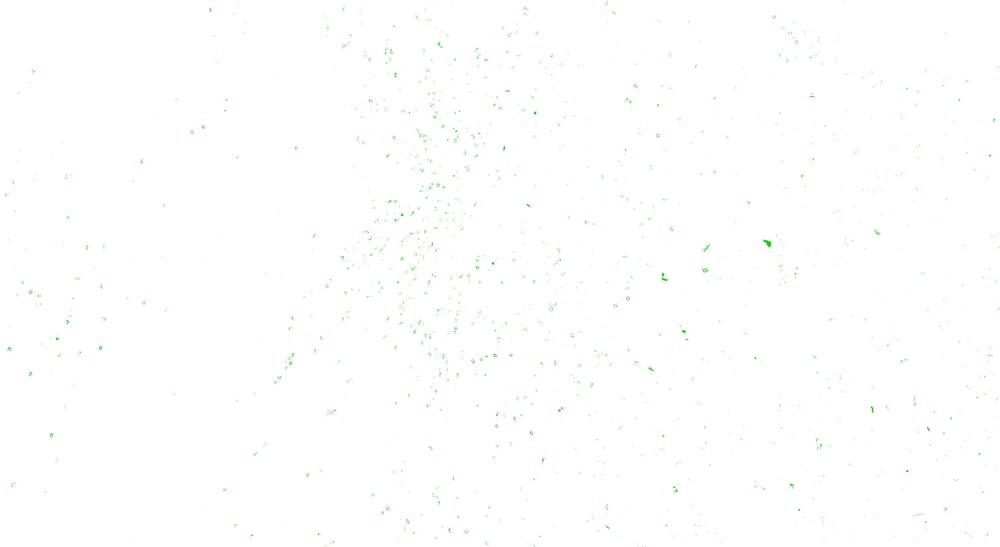
#> input picture Digital_segmentation_BRCA_547_Capstone/Pipeline_test_4_10_22/Pipeline_test_5/Individual_Clusters/19/4/0.jpg, 1000 x 547 px, shrunk from 4523 x 2474 before the run, given in place of test_5.tif, which was not available
$ jupyter execute TIL_Pipeline_5.ipynb   (shell and % lines are left out)   (text cells are left out)
#> lines starting #> are read from the running program, lines starting #| are printed output that depends on the picture; pictures that were not available may be replaced by others from this repository, and a replacement may not be noted
[cell 1]
# Libraries

import os
import cv2
import numpy as np
import pandas as pd
from tqdm import tqdm
import matplotlib as mpl
import matplotlib.pyplot as plt

[cell 2]
# Setting Parameters for Matplotlib

mpl.rcParams['lines.linewidth'] = 2
mpl.rcParams['figure.figsize'] = (8, 6)
mpl.rcParams['font.size'] = 15

[cell 3]
# Defining colors for clustering

colors = [np.array([204, 0, 0]), np.array([204, 204, 0]), np.array([0, 204, 0]),
          np.array([0, 153, 153]), np.array([102, 0, 204]), np.array([102, 0, 51]),
         np.array([51, 153, 255])]

[cell 4]
# Importing .tif file

img = cv2.imread('test_5.tif')
#> img is the input picture: shape (547, 1000, 3); mean B, G, R 254.1, 254.6, 254.1

[cell 5]
# Defining a path for individual cluster analysis

individual_path = "/Users/yanyaohan/Desktop/Pipeline_test_5/Individual_Clusters/"

[cell 6]
# Defining a model for a required number of clusters

# Three outputs
#compact = compactness (sum of squared of distances)
#labels = required labels
#center = center of each cluster (represents the color profile)

def cluster_model(cluster_num, img=img):
#> called with cluster_num = 19
    img2 = img.reshape((-1, 3))
    img2 = np.float32(img2)

    # We define criteria based on epsilon and number of iterations i.e. whichever is achieved first
    criteria = (cv2.TERM_CRITERIA_EPS + cv2.TermCriteria_MAX_ITER, 10, 0.1)
    # Number of clusters
    k = cluster_num
    # Number of attempts (no. of times algo is executed using different labellings)
    attempts = 10

    compact, label, center = cv2.kmeans(img2, k, None, criteria, attempts, cv2.KMEANS_RANDOM_CENTERS)
#> compact = 2129530.7; center = 19 rows, first 8: [190.5, 235.8, 189.9], [209.5, 232.3, 208.4], [217.6, 225, 217.1], [82.73, 177.3, 82.51], [201.6, 215.9, 200.4], [221.2, 240.9, 220.3], [181.7, 209.1, 180.4], [129.1, 192.7, 128.5]

    return compact, label, center

[cell 7]
# Lets do it for 19 clusters right now

compact_19, label_19, center_19 = cluster_model(19)
#> compact_19 = 2129530.7; center_19 has the same summary as center in cluster_model

[cell 8]
# Visualizing each individual cluster

def single_cluster_extraction(cluster_num, tot_clust,
                              center, label):

    new_center = np.zeros(center.shape)

    for i in range(len(center)):
        if i == cluster_num:
            col = np.random.randint(0, 6)
            new_center[i] = colors[col]
        else:
            new_center[i] = np.array([255, 255, 255])

    new_center = np.uint8(new_center)
    df = pd.DataFrame(label)
    df[0] = df[0].apply(lambda x: cluster_num if x==cluster_num else cluster_num-1)
    lab_new = np.array(df)
    new_res = new_center[lab_new.flatten()]
    new_res = new_res.reshape((img.shape))
    plt.imsave(individual_path + str(tot_clust) +
               "/Clusters/" + str(cluster_num) +
               ".jpg", new_res)

    return None

[cell 9]
# Extracting total number of individual clusters:

tot_cluster = 19

for clust_num in tqdm(range(tot_cluster)):
    single_cluster_extraction(clust_num, tot_cluster,
                             center_19, label_19)
#> this loop made 19 passes
#> pass 1, in single_cluster_extraction, `plt.imsave(individual_path + str(tot_clust) + "/Clusters/" + str(clust..`:
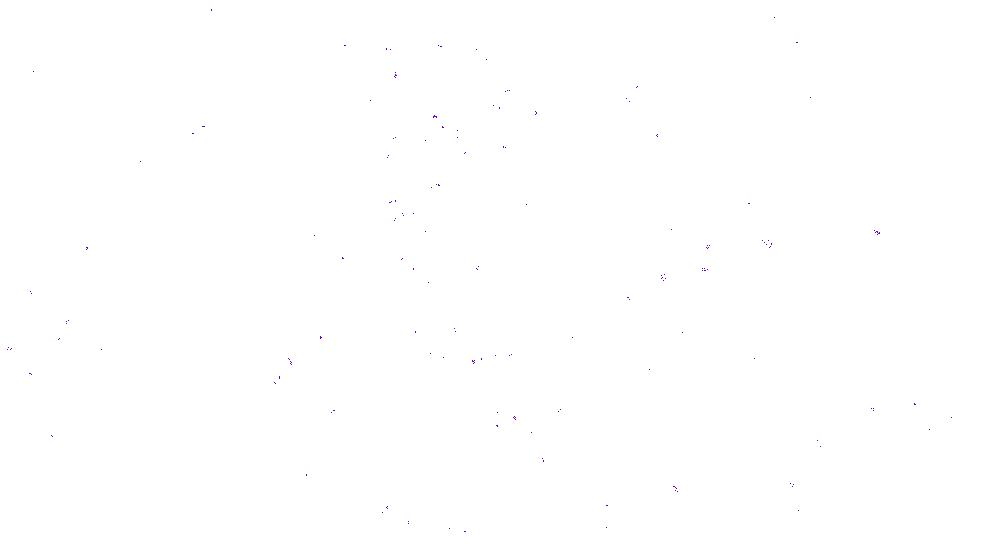
#> saved as 0.jpg: shape (547, 1000, 3); mean R, G, B 254.9, 254.8, 254.9
#> pass 2, in single_cluster_extraction (call 2), `plt.imsave(individual_path + str(tot_clust) + "/Clusters/" + str(clust..`:
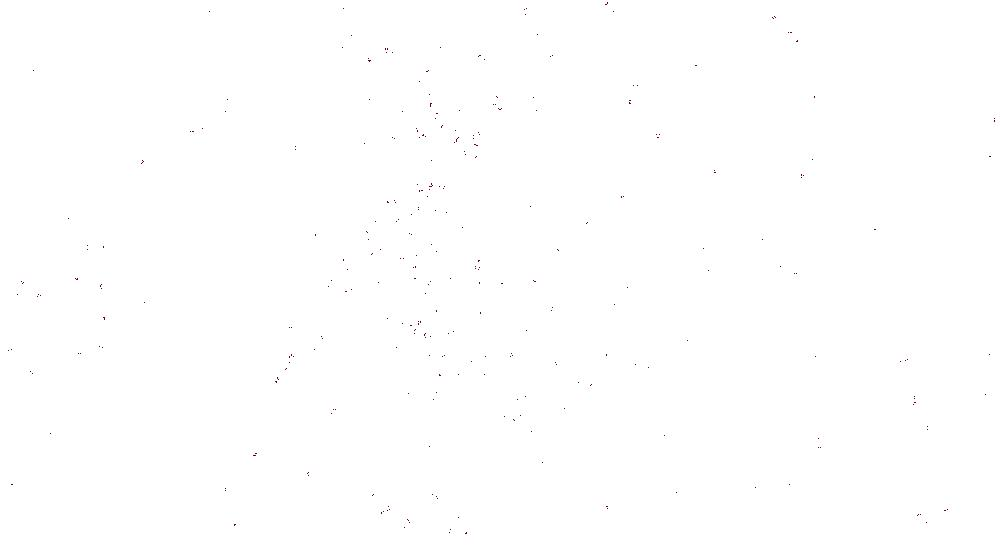
#> saved as 1.jpg: shape (547, 1000, 3); mean R, G, B 254.7, 254.7, 254.7

[cell 10]
# Defining a cluster that extracts a specified cluster from the original image

def required_cluster(cluster_num,
                     tot_clust,
                     label):
#> called with cluster_num = 0, tot_clust = 19, label = array of shape (547000, 1)
    img_new = img.reshape((-1, 3))
    img_req = np.zeros(img_new.shape)

    for i in range(len(label)):
        if label[i] == cluster_num:
            img_req[i] = img_new[i]
        else:
            img_req[i] = np.array([255, 255, 255])

    plt.imsave(individual_path + str(tot_clust) + "/required_cluster.jpg",
               np.uint8(img_req.reshape(img.shape)))

    return None

[cell 11]
clust_num = 0
label = label_19

required_cluster(clust_num,
                 tot_cluster,
                 label_19)

[cell 12]
n_sub_clusters = 4
sub_img = cv2.imread(individual_path + str(tot_cluster) + "/required_cluster.jpg")

[cell 13]
# Defining a model for the required number of sub-clusters

compact, label, center = cluster_model(n_sub_clusters, img=sub_img)
#> compact = 1325814.6; center = [[241.9, 242.5, 241.8], [251.3, 251.5, 251.3], [223, 224.4, 222.8], [255.9, 255.9, 255.9]]

[cell 14]
def sub_clusters(n_cluster):

#> called with n_cluster = 4
    for cluster_num in tqdm(range(n_cluster)):
        new_center = np.zeros(center.shape)
        for i in range(len(center)):
            if i == cluster_num:
                col = np.random.randint(0, 6)
                new_center[i] = colors[col]
            else:
                new_center[i] = np.array([255, 255, 255])

        new_center = np.uint8(new_center)
        df = pd.DataFrame(label)
        df[0] = df[0].apply(lambda x: cluster_num if x==cluster_num else cluster_num-1)
        lab_new = np.array(df)
        new_res = new_center[lab_new.flatten()]
        new_res = new_res.reshape((img.shape))
        plt.imsave(individual_path + str(tot_cluster) + "/"
                   + str(n_cluster) + "/" + str(cluster_num) +
                   ".jpg", new_res)
#> this loop made 4 passes
#> pass 2, in sub_clusters, `plt.imsave(individual_path + str(tot_cluster) + "/" + str(n_cluster) +..`:
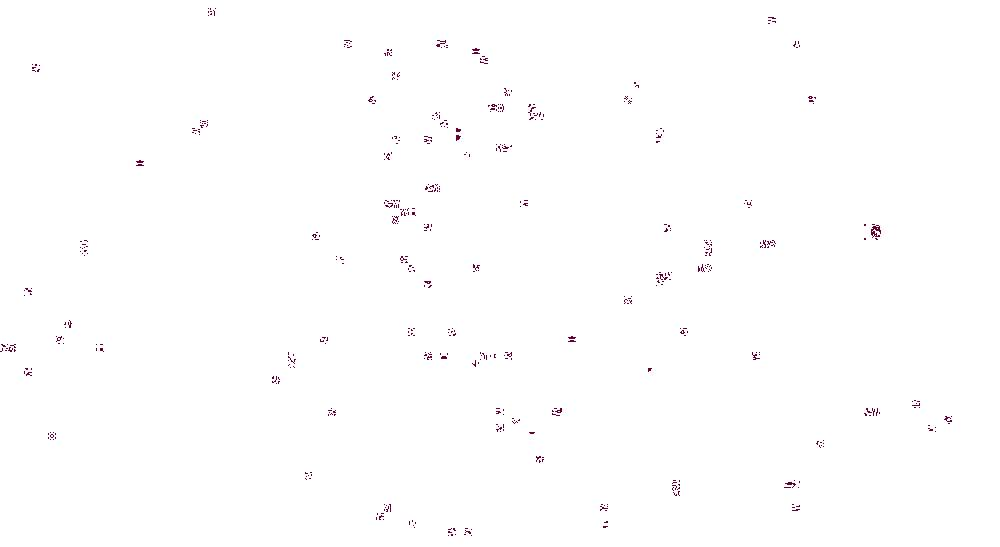
#> saved as 1.jpg: shape (547, 1000, 3); mean R, G, B 254.2, 253.9, 254.1

    return None

[cell 15]
sub_clusters(n_sub_clusters)

[cell 16]
# Merging 2 most Relevant Clusters

def merge_2_clusters(n_cluster, n1,
                     n2, img=sub_img):

#> called with n_cluster = 4, n1 = 0, n2 = 2
    img_new = img.reshape((-1, 3))
    img_req = np.zeros(img_new.shape)

    for i in tqdm(range(len(label))):
        if label[i] == n1:
            img_req[i] = colors[2]
        elif label[i] == n2:
            img_req[i] = colors[5]
        else:
            img_req[i] = np.array([255, 255, 255])

    plt.imsave(individual_path + str(tot_cluster) + "/"
               + str(n_cluster) + "/merged_image.jpg",
               np.uint8(img_req.reshape(img.shape)))

    return None

[cell 17]
merge_2_clusters(n_sub_clusters, 0, 2)

[cell 18]
mer_img = cv2.imread(individual_path + str(tot_cluster) + "/"
                     + str(n_sub_clusters) + "/merged_image.jpg")

overlay_img = cv2.addWeighted(img, 0.6, mer_img, 0.4, 0)

plt.imsave(individual_path + str(tot_cluster) + "/"
           + str(n_sub_clusters) + "/overlay_image.jpg",
           np.uint8(overlay_img.reshape(img.shape)))

$ run again, on Digital_segmentation_BRCA_547_Capstone/Pipeline_test_4_10_22/Pipeline_test_5/Individual_Clusters/19/4/1.jpg
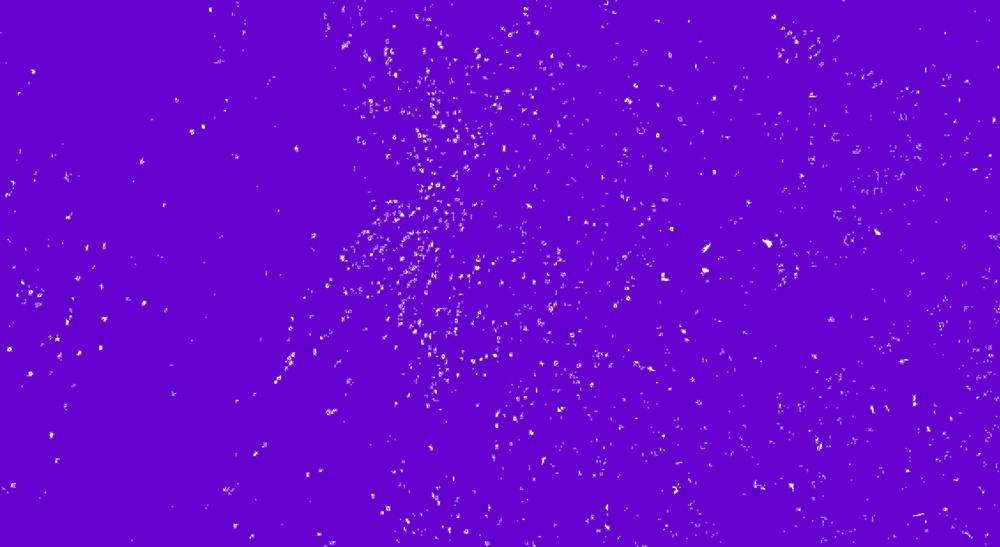
#> input picture Digital_segmentation_BRCA_547_Capstone/Pipeline_test_4_10_22/Pipeline_test_5/Individual_Clusters/19/4/1.jpg, 1000 x 547 px, shrunk from 4523 x 2474 before the run, given in place of test_5.tif, which was not available
#> img is the input picture: shape (547, 1000, 3); mean B, G, R 206.3, 3.6, 103.8
#> in cluster_model, `compact, label, center = cv2.kmeans(img2, k, None, criteria, attempts,..`: compact = 7035591.6; center = 19 rows, first 8: [171.6, 11.33, 89.55], [182.5, 31.69, 106.7], [221, 40.23, 130.3], [185.3, 6.05, 93.92], [251, 131.7, 199.4], [199.2, 42.99, 121], [211.9, 62.4, 137.3], [207.3, 0.168, 102.5]
#> compact_19 = 7035591.6; center_19 has the same summary as center in cluster_model
#> `compact, label, center = cluster_model(n_sub_clusters, img=sub_img)`: compact = 2393244; center = [[247.6, 246.4, 249.3], [236.4, 235.3, 238.6], [255.9, 255.8, 255.8], [67.33, 64.14, 73.5]]
#> the loop in sub_clusters, `for cluster_num in tqdm(range(n_cluster)):` made 4 passes
#> pass 1, in sub_clusters, `plt.imsave(individual_path + str(tot_cluster) + "/" + str(n_cluster) +..`:
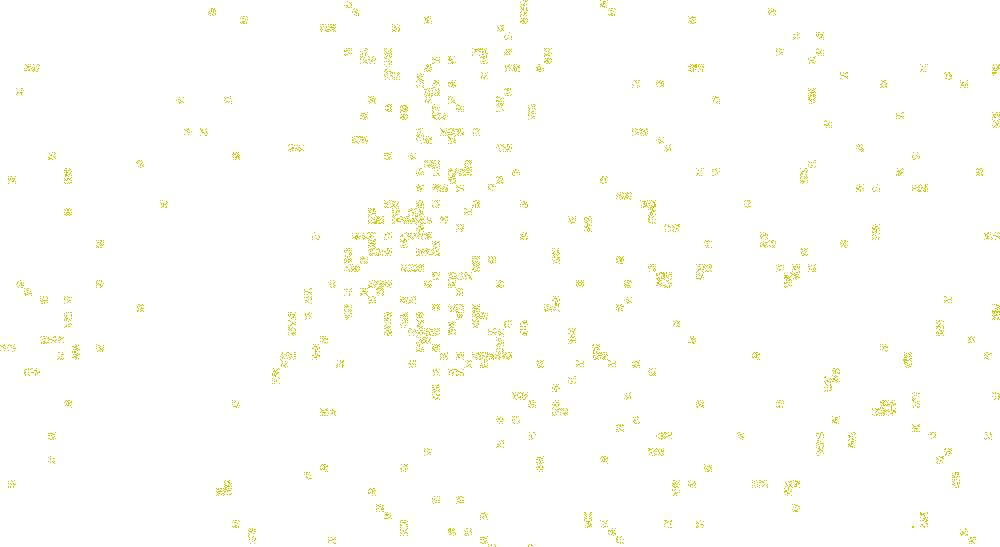
#> saved as 0.jpg: shape (547, 1000, 3); mean R, G, B 253.8, 253.8, 250.5
#> `plt.imsave(individual_path + str(tot_cluster) + "/" + str(n_sub_cluste..`:
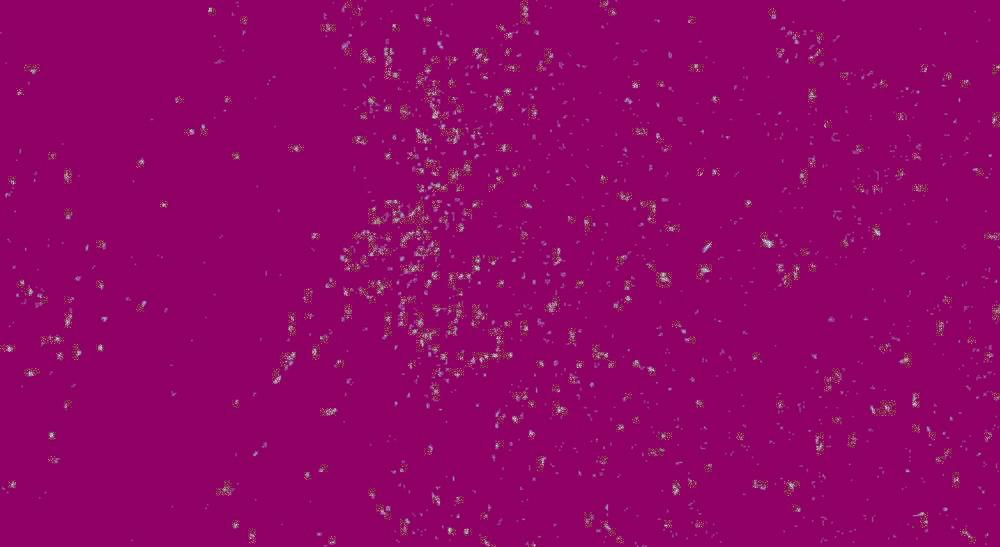
#> saved as overlay_image.jpg: shape (547, 1000, 3); mean R, G, B 144.7, 4.3, 103.5
